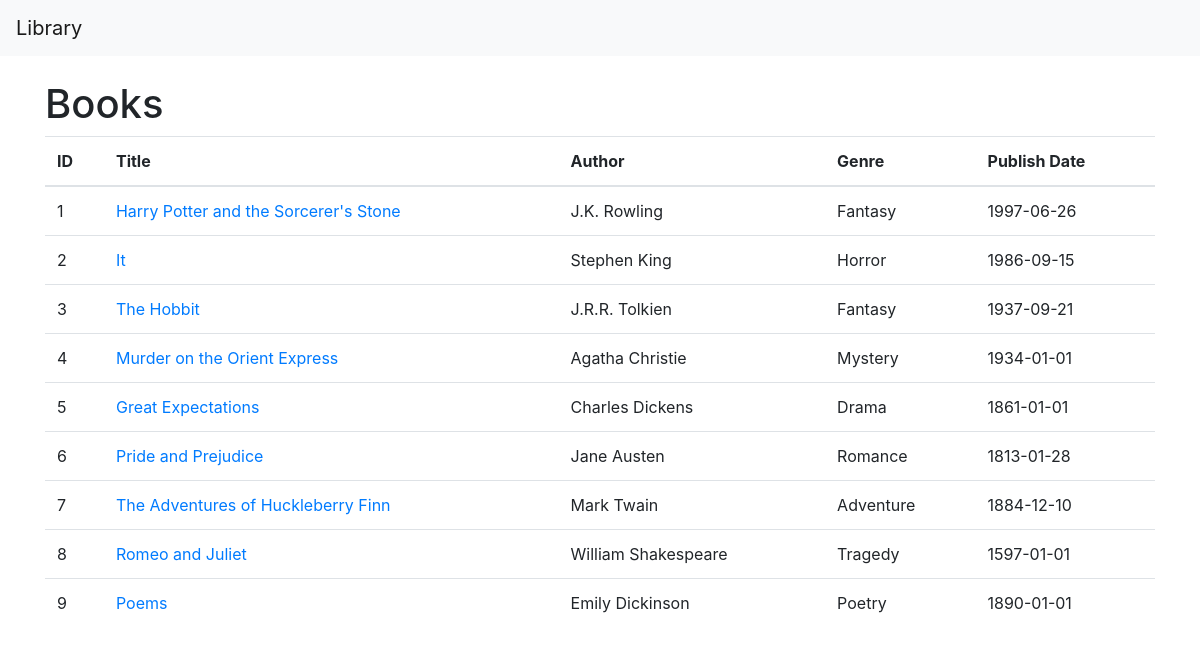
/books, run on the app's committed database.
### models.py (models this page shows)
class Book(db.Model):
    id = db.Column(db.Integer, primary_key=True)
    title = db.Column(db.String, nullable=False)
    author_id = db.Column(db.Integer, db.ForeignKey('author.id'))
    genre = db.Column(db.String, nullable=False)
    publish_date = db.Column(db.Date, nullable=False)
    author = db.relationship('Author')
    borrows = db.relationship('Borrow', backref='book')

class Author(db.Model):
    id = db.Column(db.Integer, primary_key=True)
    name = db.Column(db.String, nullable=False)
    biography = db.Column(db.Text)

### app.py (the view)
@app.route('/books')
def show_books():
    books = Book.query.all()
    return render_template('show_books.html', books=books)

### templates/show_books.html
{% extends 'layout.html' %} {% block content %}
<h1>Books</h1>
<table class="text-start table table_col_padding">
  <thead>
    <tr>
      <th>ID</th>
      <th>Title</th>
      <th>Author</th>
      <th>Genre</th>
      <th>Publish Date</th>
    </tr>
  </thead>
  <tbody>
    {% for book in books %}
    <tr>
      <td>{{ book.id }}</td>
      <td>
        <a href="{{ url_for('book_detail',  book_id=book.id) }}"
          >{{ book.title }}</a
        >
      </td>
      <td>{{ book.author.name }}</td>
      <td>{{ book.genre }}</td>
      <td>{{ book.publish_date }}</td>
    </tr>
    {% endfor %}
  </tbody>
</table>
{% endblock %}

### data on the page
Book: id "1", title "Harry Potter and the Sorcerer's Stone", author.name "J.K. Rowling", genre "Fantasy", publish_date "1997-06-26"
Book: id "2", title "It", author.name "Stephen King", genre "Horror", publish_date "1986-09-15"
Book: id "3", title "The Hobbit", author.name "J.R.R. Tolkien", genre "Fantasy", publish_date "1937-09-21"
Book: id "4", title "Murder on the Orient Express", author.name "Agatha Christie", genre "Mystery", publish_date "1934-01-01"
Book: id "5", title "Great Expectations", author.name "Charles Dickens", genre "Drama", publish_date "1861-01-01"
Book: id "6", title "Pride and Prejudice", author.name "Jane Austen", genre "Romance", publish_date "1813-01-28"
Book: id "7", title "The Adventures of Huckleberry Finn", author.name "Mark Twain", genre "Adventure", publish_date "1884-12-10"
Book: id "8", title "Romeo and Juliet", author.name "William Shakespeare", genre "Tragedy", publish_date "1597-01-01"
Book: id "9", title "Poems", author.name "Emily Dickinson", genre "Poetry", publish_date "1890-01-01"
